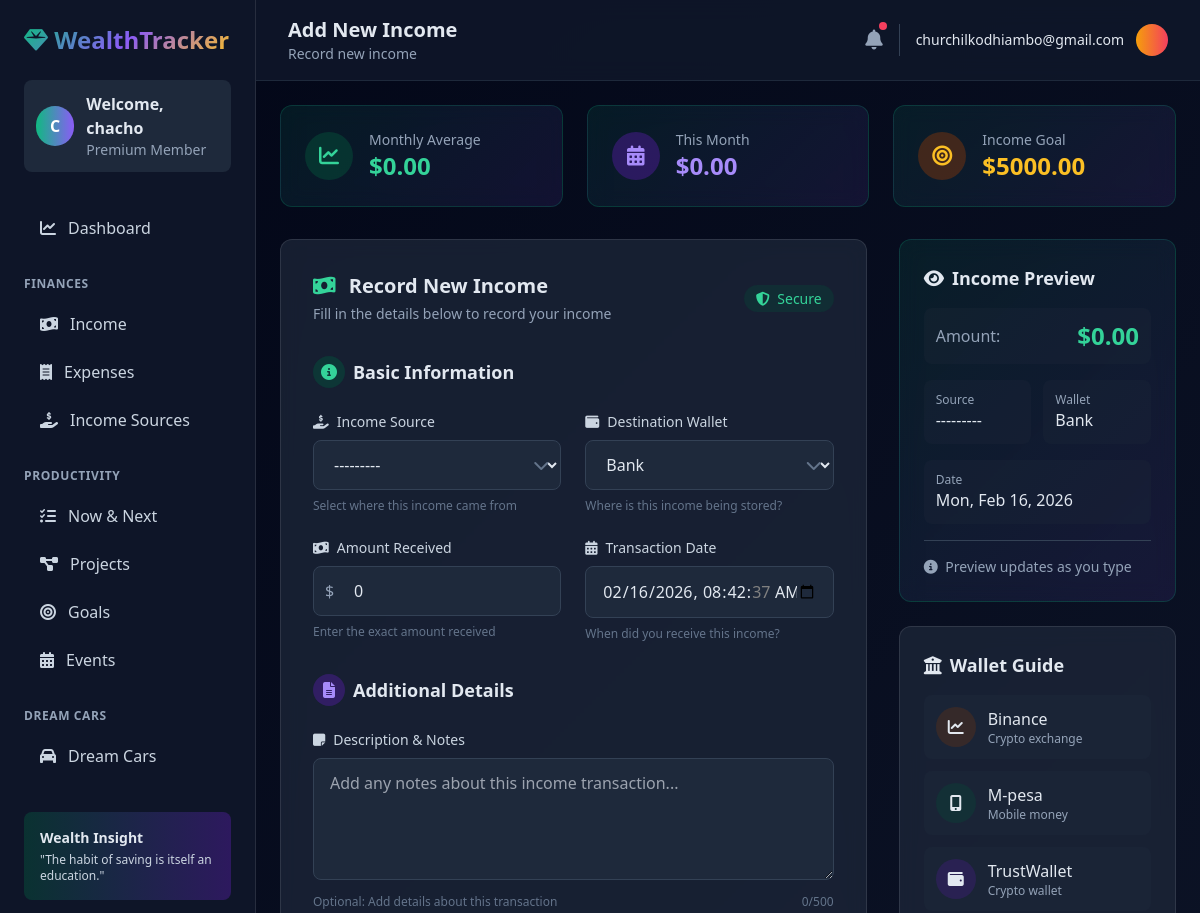
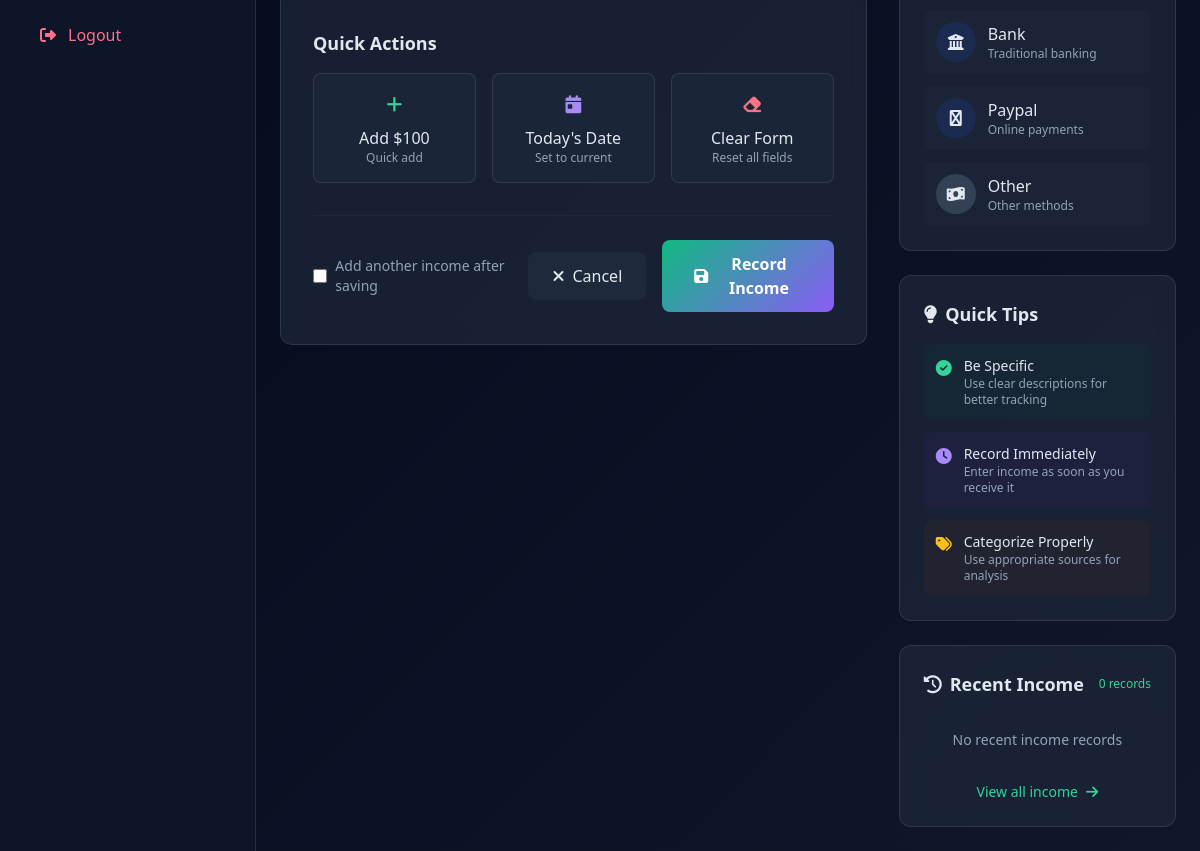
The app's page /income/new/ (signed in), older data (2 pictures, top to bottom).
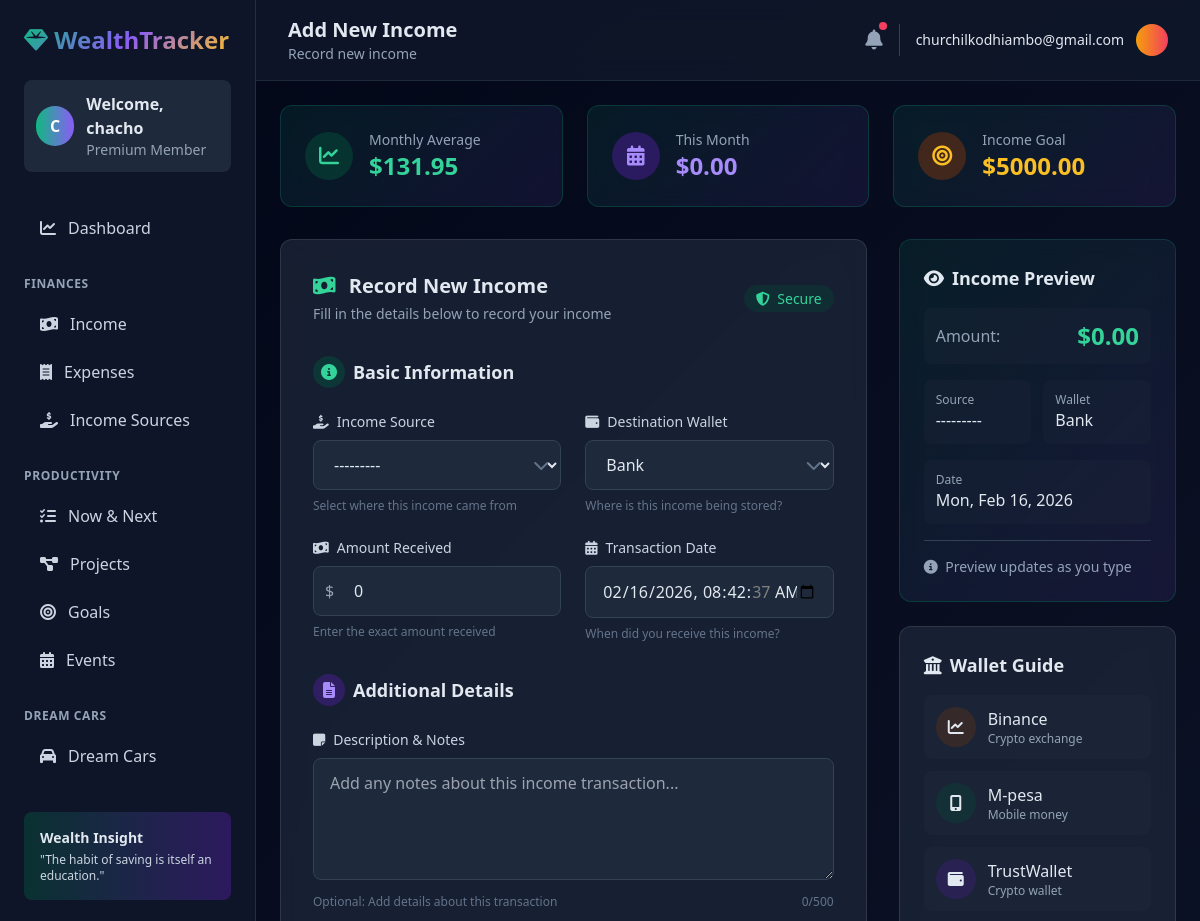
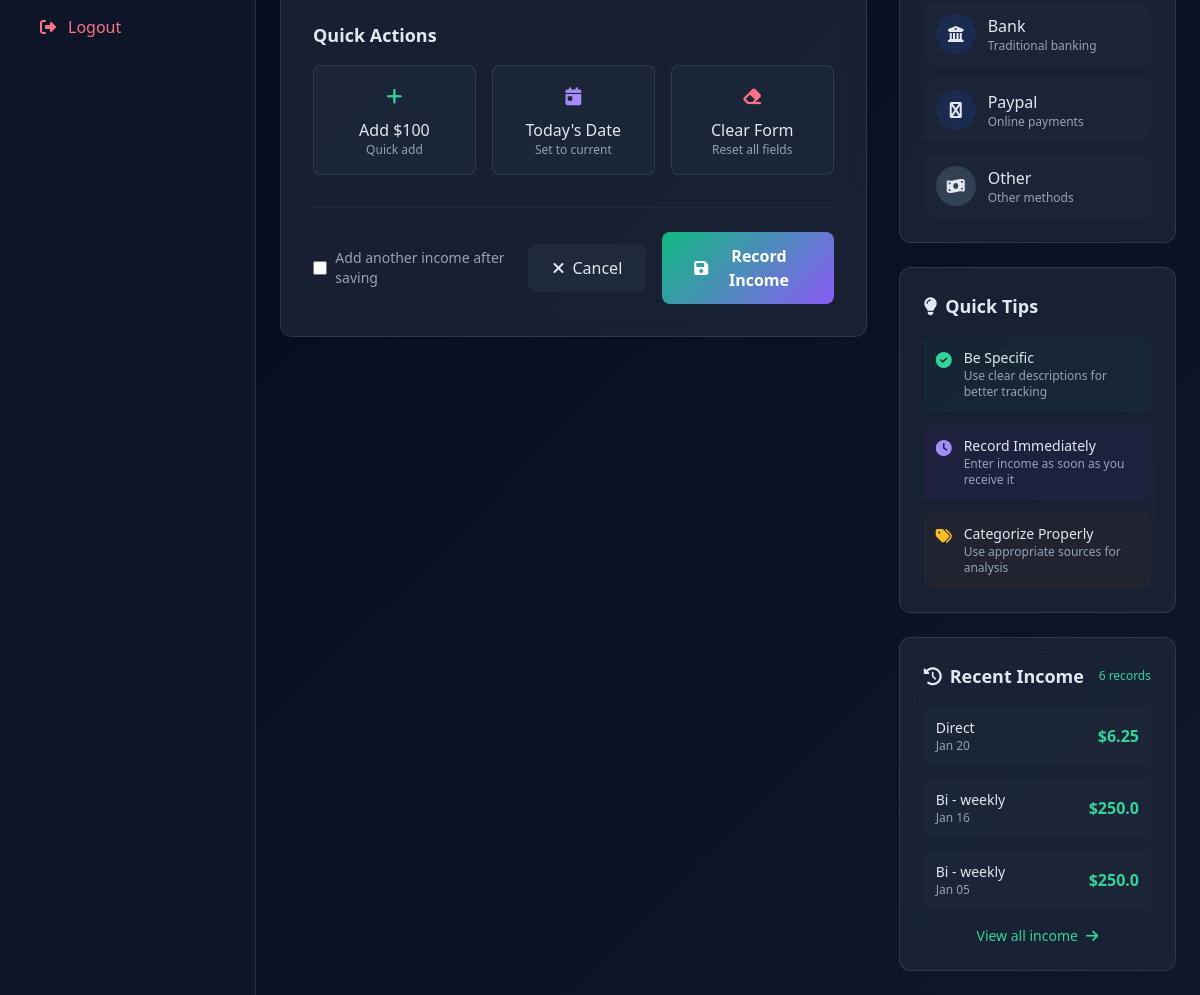
The same page, newer data (2 pictures, top to bottom).
### Tracker/models.py (models this page shows, shortened)
class Income(models.Model):
    user = models.ForeignKey(User, on_delete=models.CASCADE, null=True)
    source = models.ForeignKey(IncomeSource, on_delete=models.CASCADE, null=True, blank=True)
    wallet = models.CharField(max_length=100, choices=WALLETS, default="Bank")
    amount = models.FloatField(default=0)
    date = models.DateTimeField(default=timezone.now)
    description = models.TextField(default="")

class IncomeSource(models.Model):
    user = models.ForeignKey(User, on_delete=models.CASCADE, null=True, blank=True)
    name = models.CharField(max_length=100, default="")
    client = models.CharField(max_length=100, default="")
    start_date = models.DateTimeField(default=timezone.now)
    end_date = models.DateTimeField(default=timezone.now)
    worth = models.FloatField(default=0)
    got = models.BooleanField(default=False)
    description = models.TextField(default="")
    def __str__(self):
        return f"{self.name} - {self.client}"

### Tracker/views.py (the view, shortened to what this page needs)
# urls.py: path('income/new/', views.IncomeCreateView.as_view(), name='income-create'),
class IncomeCreateView(LoginRequiredMixin, CreateView):
    model = Income
    form_class = IncomeForm
    template_name = 'tracker/income_form.html'
    success_url = reverse_lazy('income-list')
    def get_context_data(self, **kwargs):
        context = super().get_context_data(**kwargs)
        user = self.request.user
        from django.db.models import Avg, Sum
        from django.utils import timezone
        from datetime import timedelta
        monthly_avg = Income.objects.filter(user=user).aggregate(
            avg=Avg('amount')
        )['avg'] or 0
        start_of_month = timezone.now().replace(
            day=1, hour=0, minute=0, second=0, microsecond=0
        )
        month_total = Income.objects.filter(
            user=user,
            date__gte=start_of_month
        ).aggregate(Sum('amount'))['amount__sum'] or 0
        recent_incomes = Income.objects.filter(user=user).order_by('-date')[:5]
        context.update({
            'monthly_avg': monthly_avg,
            'month_total': month_total,
            'income_goal': 5000,  # You can make this dynamic from user settings
            'recent_incomes': recent_incomes,
            'recent_count': Income.objects.filter(user=user).count(),
        })
        return context

### Tracker/forms.py
class IncomeForm(forms.ModelForm):
    class Meta:
        model = Income
        fields = ['source', 'wallet', 'amount', 'date', 'description']
        widgets = {
            'date': forms.DateTimeInput(attrs={'type': 'datetime-local', 'class': 'form-control'}),
            'description': forms.Textarea(attrs={'rows': 3, 'class': 'form-control'}),
        }

### Tracker/templates/tracker/income_form.html (shortened to what the changed rows need)
{% extends 'tracker/base.html' %}
{% load widget_tweaks %}
{% block header_title %}{% if form.instance.pk %}Edit Income{% else %}Add New Income{% endif %}{% endblock %}
{% block content %}
<div class="max-w-7xl mx-auto">
    <div class="grid grid-cols-1 md:grid-cols-3 gap-6 mb-8">
        <div class="stat-card card p-6 rounded-xl">
            <div class="flex items-center">
                <div>
                    <p class="text-slate-400 text-sm">Monthly Average</p>
                    <h3 class="text-2xl font-bold text-emerald-400">${{ monthly_avg|default:"0"|floatformat:2 }}</h3>
                </div>
            </div>
        </div>
    </div>
    <div class="grid grid-cols-1 lg:grid-cols-3 gap-8">
        <div class="space-y-6">
            <div class="card rounded-xl p-6">
                <div class="space-y-3">
                    {% for wallet_code, wallet_name in form.fields.wallet.choices %}
                    {% if wallet_code %}
                    <div class="wallet-option flex items-center p-3 bg-slate-800/50 hover:bg-slate-800 rounded-lg transition-colors cursor-pointer" onclick="selectWallet('{{ wallet_code }}')">
                        <div class="w-10 h-10 {% if wallet_code == 'Bank' %}bg-blue-900/30{% elif wallet_code == 'Paypal' %}bg-blue-900/30{% elif wallet_code == 'Binance' %}bg-amber-900/30{% elif wallet_code == 'M-pesa' %}bg-emerald-900/30{% elif wallet_code == 'TrustWallet' %}bg-violet-900/30{% else %}bg-slate-700{% endif %} rounded-full flex items-center justify-center mr-3">
                            <i class="fas {% if wallet_code == 'Bank' %}fa-university{% elif wallet_code == 'Paypal' %}fa-cc-paypal{% elif wallet_code == 'Binance' %}fa-chart-line{% elif wallet_code == 'M-pesa' %}fa-mobile-alt{% elif wallet_code == 'TrustWallet' %}fa-wallet{% else %}fa-money-bill-wave{% endif %} wallet-icon"></i>
                        </div>
                        <div>
                            <p class="font-medium">{{ wallet_name }}</p>
                            <p class="text-xs text-slate-400">
                                {% if wallet_code == 'Bank' %}Traditional banking
                                {% elif wallet_code == 'Paypal' %}Online payments
                                {% elif wallet_code == 'Binance' %}Crypto exchange
                                {% elif wallet_code == 'M-pesa' %}Mobile money
                                {% elif wallet_code == 'TrustWallet' %}Crypto wallet
                                {% else %}Other methods{% endif %}
                            </p>
                        </div>
                    </div>
                    {% endif %}
                    {% endfor %}
                </div>
            </div>
            <div class="card rounded-xl p-6">
                <div class="flex items-center justify-between mb-4">
                    <h4 class="text-lg font-semibold">
                        <i class="fas fa-history mr-2"></i>Recent Income
                    </h4>
                    <span class="text-xs text-emerald-400">{{ recent_count }} records</span>
                </div>
                <div class="space-y-3">
                    {% for income in recent_incomes|slice:":3" %}
                    <div class="flex items-center justify-between p-3 bg-slate-800/50 rounded-lg">
                        <div>
                            <p class="font-medium text-sm">{{ income.source.name|default:"Direct" }}</p>
                            <p class="text-xs text-slate-400">{{ income.date|date:"M d" }}</p>
                        </div>
                        <span class="font-bold text-emerald-400">${{ income.amount }}</span>
                    </div>
                    {% empty %}
                    <p class="text-slate-400 text-center py-4 text-sm">No recent income records</p>
                    {% endfor %}
                </div>
            </div>
        </div>
    </div>
</div>
{% endblock %}

Row changes from the older to the newer data that the page shows:
added Income: source.name "Direct", date "Jan 20", amount "6.25"
added Income: source.name "Bi - weekly", date "Jan 16", amount "250.0"
now on this page (row edited): Income: source.name "Bi - weekly", date "Jan 05", amount "250.0"
Text that changed along with them:
{{ monthly_avg|default:"0"|floatformat:2 }}: "0.00" → "131.95"
{{ recent_count }}: "0" → "6"
text no longer shown: "No recent income records"
